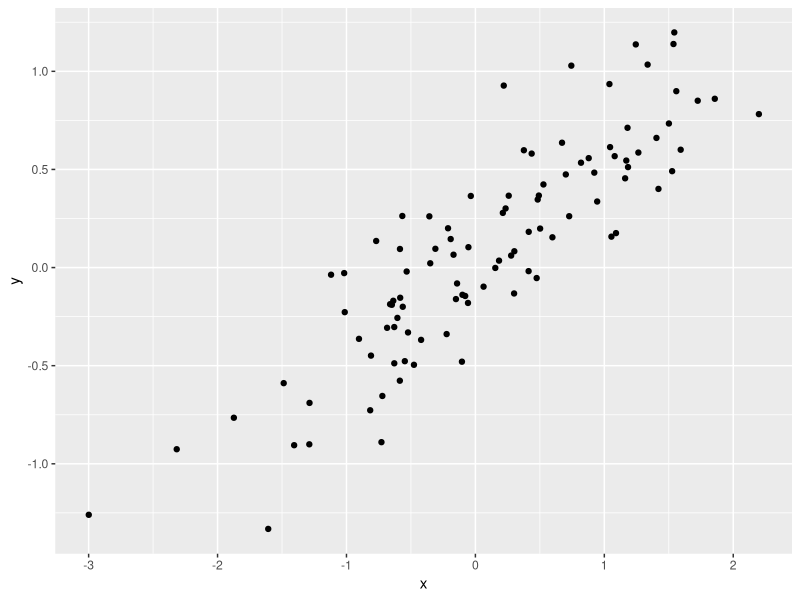
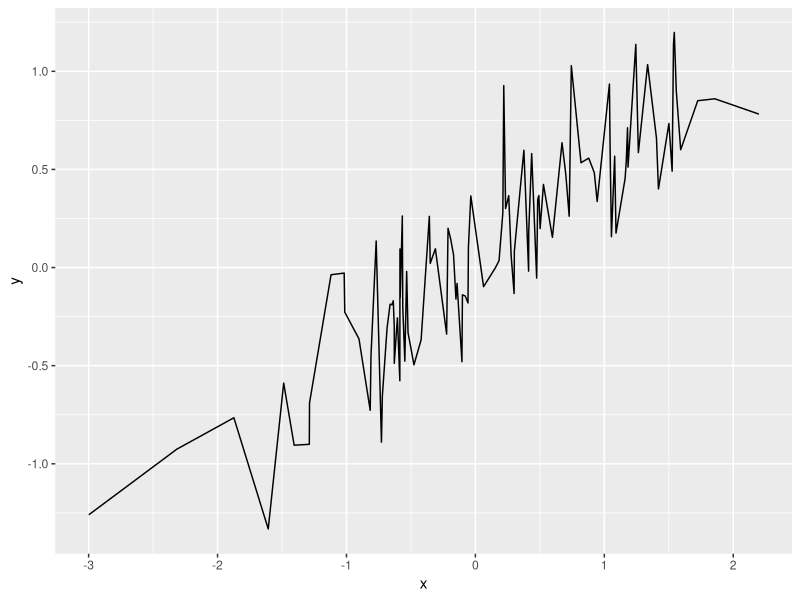
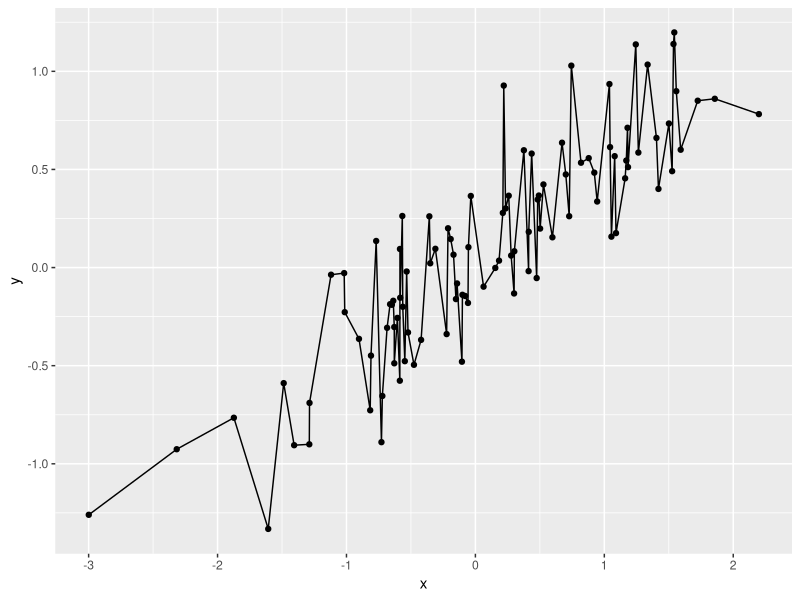
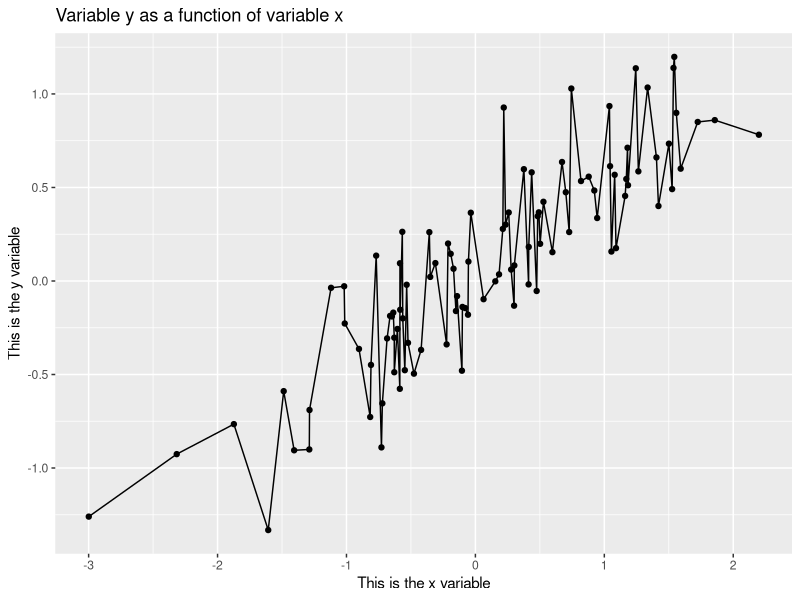
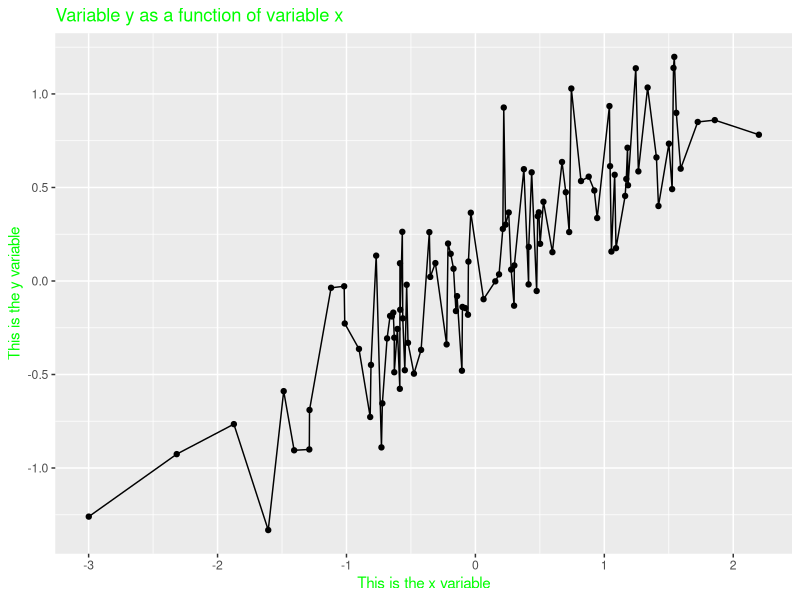
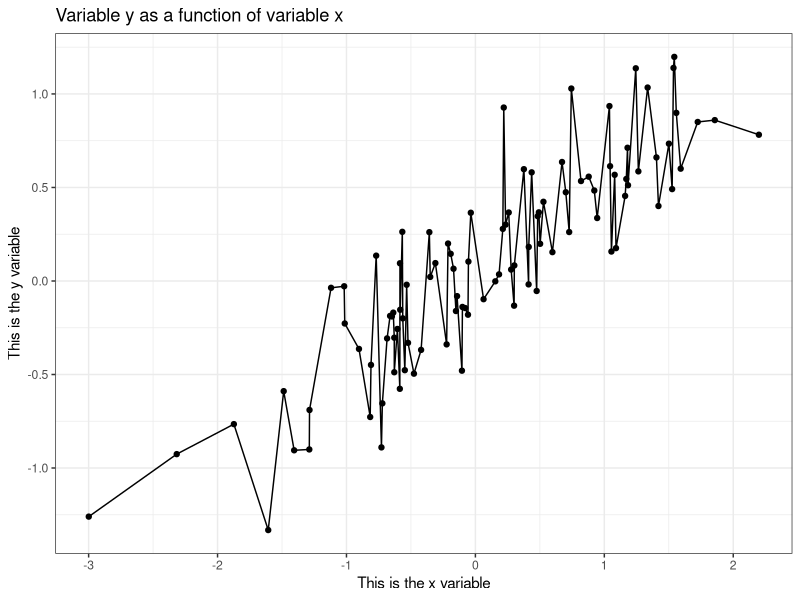
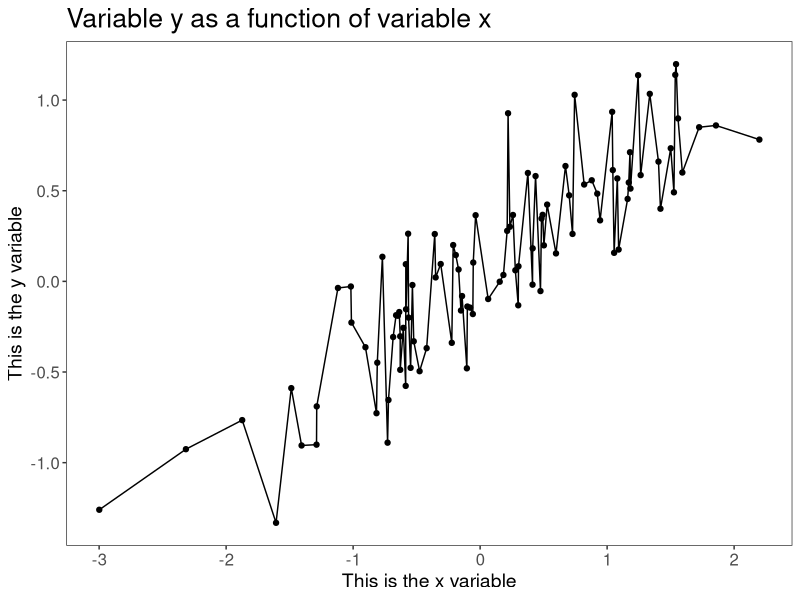
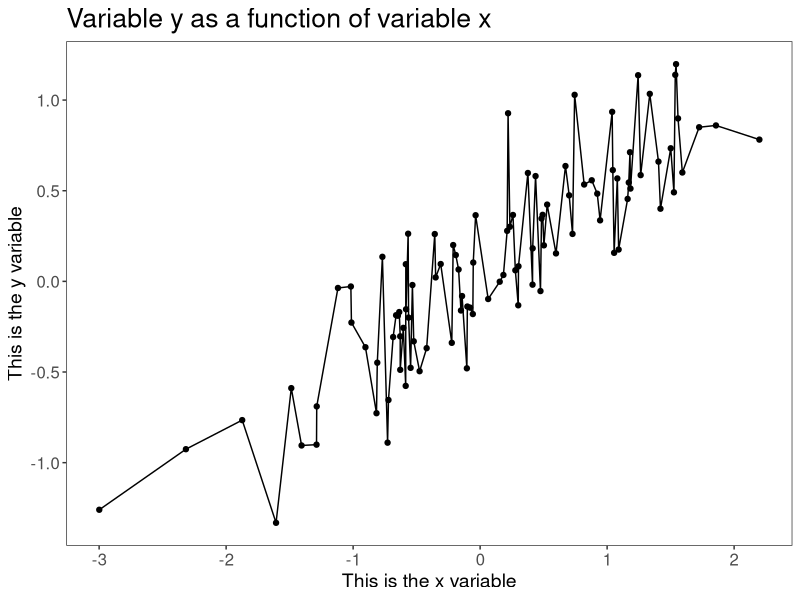

The R source for these figures, in order:
## ---- chunk 1
library(ggplot2)
library(grid)
library(gridExtra)
## ---- chunk 2
x = rnorm(100)
y = 0.5*x + rnorm(100)*0.25

df.xy = data.frame(x=x, y=y)

ggplot(data = df.xy, mapping = aes(x=x, y=y)) + geom_point()
## ---- chunk 3
ggplot(data = df.xy, mapping = aes(x=x, y=y)) + geom_line()
## ---- chunk 4
ggplot(df.xy, aes(x=x, y=y)) + 
  geom_point() + 
  geom_line()
## ---- chunk 5
ggplot(df.xy, aes(x=x, y=y)) + 
  geom_point() + 
  geom_line() +
  ggtitle("Variable y as a function of variable x")+
  xlab("This is the x variable") +
  ylab("This is the y variable")
## ---- chunk 6
ggplot(df.xy, aes(x=x, y=y)) + 
  geom_point() + 
  geom_line() +
  ggtitle("Variable y as a function of variable x")+
  xlab("This is the x variable") +
  ylab("This is the y variable") +
  theme(title = element_text(color="green"))
## ---- chunk 7
ggplot(df.xy, aes(x=x, y=y)) + 
  geom_point() + 
  geom_line() +
  ggtitle("Variable y as a function of variable x")+
  xlab("This is the x variable") +
  ylab("This is the y variable") + 
  theme_bw()
## ---- chunk 8
ggplot(df.xy, aes(x=x, y=y)) + 
  geom_point() + 
  geom_line() +
  ggtitle("Variable y as a function of variable x")+
  xlab("This is the x variable") +
  ylab("This is the y variable") + 
  theme_bw() + 
  theme(panel.grid = element_blank(), 
        axis.text = element_text(size=12),
        title = element_text(size=16),
        axis.title = element_text(size=14))
## ---- chunk 9
eds_theme <- theme_bw() + 
  theme(panel.grid = element_blank(), 
        axis.text = element_text(size=12),
        title = element_text(size=16),
        axis.title = element_text(size=14))

ggplot(df.xy, aes(x=x, y=y)) + 
  geom_point() + 
  geom_line() +
  ggtitle("Variable y as a function of variable x")+
  xlab("This is the x variable") +
  ylab("This is the y variable") + 
  eds_theme
## ---- chunk 10
ggplot(df.xy, aes(x=x, y=y)) + 
  geom_point(aes(color=y, size=y)) + 
  eds_theme
## ---- chunk 11
ggplot(df.xy, aes(x=x, y=y)) + 
  geom_point(color="red", size=6) + 
  eds_theme
## ---- chunk 12
ggplot(df.xy, aes(x=x, y=y)) + 
  geom_point(color="navy", size=10, alpha=0.5, shape=22, fill="steelblue") + 
  geom_line(color="green", size=2, linetype="dotdash", alpha=0.5) +
  eds_theme
## ---- chunk 13
library(gridExtra)

hx <- ggplot(df.xy, aes(x=x)) + 
  geom_histogram(fill='green') + 
  theme_bw()

hy <- ggplot(df.xy, aes(x=y)) + 
  geom_histogram(fill='purple') + 
  theme_bw()

xy <- ggplot(df.xy, aes(x=x, y=y)) + 
  geom_point(color="red", size=6) + 
  theme_bw()

grid.arrange(hx,hy,xy,ncol=3)
## ---- chunk 14
hx <- ggplot(df.xy, aes(x=x)) + 
  geom_histogram(fill='green') + 
  theme_bw()

hy <- ggplot(df.xy, aes(x=y)) + 
  geom_histogram(fill='purple') + 
  coord_flip() +                              # this flips the histogram sideways.
  theme_bw()

xy <- ggplot(df.xy, aes(x=x, y=y)) + 
  geom_point(color="red", size=3) + 
  theme_bw()

grid.arrange(hx,
             grid.rect(gp=gpar(col="white")),  # this is just a white blank.
             xy,
             hy, 
             ncol=2)
